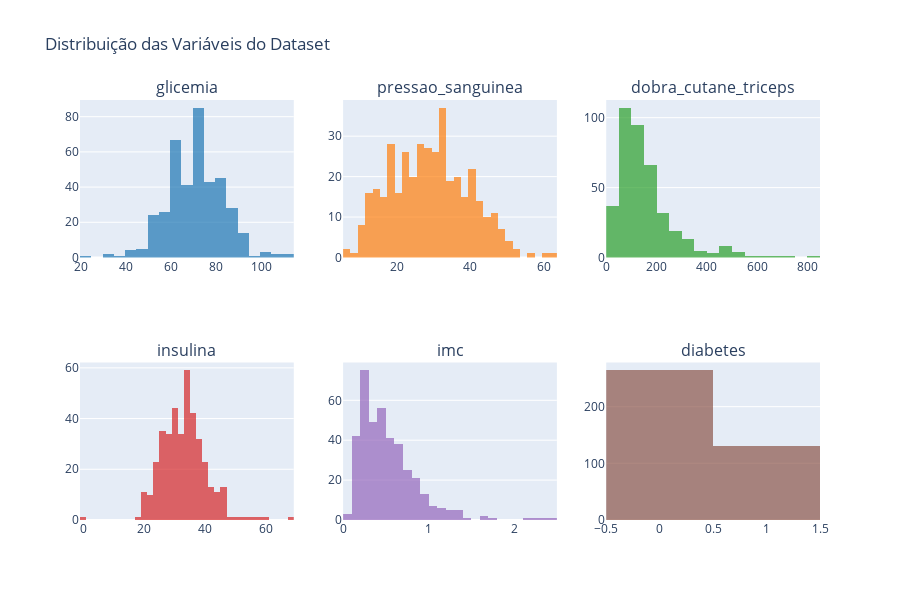

The notebook cell this image was saved under:
### Code cell
# Visualização da distribuição das variáveis
fig = make_subplots(
    rows=2, cols=3,
    subplot_titles=list(df.columns),
    specs=[[{"secondary_y": False}]*3]*2
)

colors = ['#1f77b4', '#ff7f0e', '#2ca02c', '#d62728', '#9467bd', '#8c564b']

for i, col in enumerate(df.columns):
    row = i // 3 + 1
    col_pos = i % 3 + 1
    
    fig.add_trace(
        go.Histogram(
            x=df[col],
            name=col,
            marker_color=colors[i],
            opacity=0.7
        ),
        row=row, col=col_pos
    )

fig.update_layout(
    title_text="Distribuição das Variáveis do Dataset",
    showlegend=False,
    height=600
)

fig.show()
fig.write_html('distribuicao_variaveis.html')

### Figure 1 — Plotly figure (JSON) as saved in the notebook; plotly's stock layout.template omitted (floating-point values rounded to 4 significant figures; data arrays with more than 128 entries replaced by an {"elided": "..."} marker saying what was removed)
{"data": [{"marker": {"color": "#1f77b4"}, "name": "glicemia", "opacity": 0.7, "type": "histogram", "x": {"elided": "394 int values"}, "xaxis": "x", "yaxis": "y"}, {"marker": {"color": "#ff7f0e"}, "name": "pressao_sanguinea", "opacity": 0.7, "type": "histogram", "x": {"elided": "394 int values"}, "xaxis": "x2", "yaxis": "y2"}, {"marker": {"color": "#2ca02c"}, "name": "dobra_cutane_triceps", "opacity": 0.7, "type": "histogram", "x": {"elided": "394 int values"}, "xaxis": "x3", "yaxis": "y3"}, {"marker": {"color": "#d62728"}, "name": "insulina", "opacity": 0.7, "type": "histogram", "x": {"elided": "394 float values"}, "xaxis": "x4", "yaxis": "y4"}, {"marker": {"color": "#9467bd"}, "name": "imc", "opacity": 0.7, "type": "histogram", "x": {"elided": "394 float values"}, "xaxis": "x5", "yaxis": "y5"}, {"marker": {"color": "#8c564b"}, "name": "diabetes", "opacity": 0.7, "type": "histogram", "x": {"elided": "394 int values"}, "xaxis": "x6", "yaxis": "y6"}], "layout": {"annotations": [{"font": {"size": 16}, "showarrow": false, "text": "glicemia", "x": 0.1444, "xanchor": "center", "xref": "paper", "y": 1, "yanchor": "bottom", "yref": "paper"}, {"font": {"size": 16}, "showarrow": false, "text": "pressao_sanguinea", "x": 0.5, "xanchor": "center", "xref": "paper", "y": 1, "yanchor": "bottom", "yref": "paper"}, {"font": {"size": 16}, "showarrow": false, "text": "dobra_cutane_triceps", "x": 0.8556, "xanchor": "center", "xref": "paper", "y": 1, "yanchor": "bottom", "yref": "paper"}, {"font": {"size": 16}, "showarrow": false, "text": "insulina", "x": 0.1444, "xanchor": "center", "xref": "paper", "y": 0.375, "yanchor": "bottom", "yref": "paper"}, {"font": {"size": 16}, "showarrow": false, "text": "imc", "x": 0.5, "xanchor": "center", "xref": "paper", "y": 0.375, "yanchor": "bottom", "yref": "paper"}, {"font": {"size": 16}, "showarrow": false, "text": "diabetes", "x": 0.8556, "xanchor": "center", "xref": "paper", "y": 0.375, "yanchor": "bottom", "yref": "paper"}], "height": 600, "showlegend": false, "title": {"text": "Distribuição das Variáveis do Dataset"}, "xaxis": {"anchor": "y", "domain": [0, 0.2889]}, "xaxis2": {"anchor": "y2", "domain": [0.3556, 0.6444]}, "xaxis3": {"anchor": "y3", "domain": [0.7111, 1]}, "xaxis4": {"anchor": "y4", "domain": [0, 0.2889]}, "xaxis5": {"anchor": "y5", "domain": [0.3556, 0.6444]}, "xaxis6": {"anchor": "y6", "domain": [0.7111, 1]}, "yaxis": {"anchor": "x", "domain": [0.625, 1]}, "yaxis2": {"anchor": "x2", "domain": [0.625, 1]}, "yaxis3": {"anchor": "x3", "domain": [0.625, 1]}, "yaxis4": {"anchor": "x4", "domain": [0, 0.375]}, "yaxis5": {"anchor": "x5", "domain": [0, 0.375]}, "yaxis6": {"anchor": "x6", "domain": [0, 0.375]}}}
